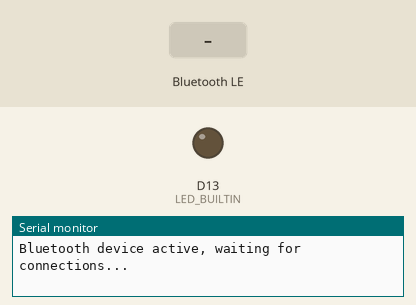
Simulated run of this sketch. Board: Arduino Nano 33 IoT. Parts: output pins drawn as LEDs (lit = HIGH), the last lines printed to the serial monitor. The test bench sets the inputs (shaded band). Nothing arrives over Bluetooth unless stated; a phone connects over Bluetooth LE 3 s after start.

Above: at 0.1 s.
At 4.0 s:
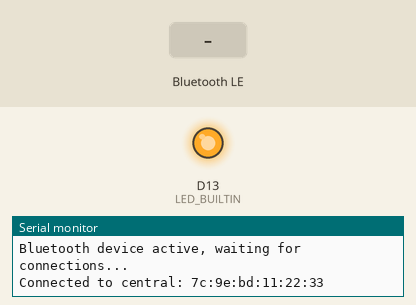
4.1 s: Bluetooth LE write "1" received
Timing chart, 0 to 7.1 s (numbered marks = the images above; inputs shaded):
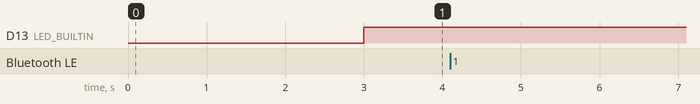

The sketch:

ArduinoBLE_test05.ino
```cpp
#include <ArduinoBLE.h>

BLEService UARTService("6E400001-B5A3-F393-E0A9-E50E24DCCA9E");
BLECharacteristic UARTCharRx("6E400002-B5A3-F393-E0A9-E50E24DCCA9E", BLEWrite, 128);
BLECharacteristic UARTCharTx("6E400003-B5A3-F393-E0A9-E50E24DCCA9E", BLERead | BLENotify, 128);
char bleStrBuffer[128];
int bufPos = 0;

bool firstTimeConnected = true;

void onMessage() {
  Serial.print("RX = ");
  Serial.println(bleStrBuffer);
}

void setup() {
  Serial.begin(9600);
  while (!Serial);

  pinMode(LED_BUILTIN, OUTPUT);
  if (!BLE.begin()) {
    Serial.println("starting BLE failed!");
    while (1);
  }

  BLE.setLocalName("TheIoTeamGlass");
  BLE.setAdvertisedService(UARTService);
  UARTService.addCharacteristic(UARTCharRx);
  UARTService.addCharacteristic(UARTCharTx);
  BLE.addService(UARTService);

  BLE.advertise();
  Serial.println("Bluetooth device active, waiting for connections...");
}

void loop() {
  BLEDevice central = BLE.central();

  if (central) {
    if (firstTimeConnected) {
      firstTimeConnected = false;
      Serial.print("Connected to central: ");
      Serial.println(central.address());
    }

    digitalWrite(LED_BUILTIN, HIGH);

    while (central.connected()) {
//      Serial.println("Looping ...");
      bool hasWritten = UARTCharRx.written();

//      Serial.print("Written = ");
//      Serial.println(hasWritten);

      if (hasWritten) {
        if (((char*)UARTCharRx.value())[UARTCharRx.valueLength() - 1] == '\n') {
          Serial.print("bufPos = ");
          Serial.println(bufPos);

          strncpy(&(bleStrBuffer[bufPos]), (char*)UARTCharRx.value(), UARTCharRx.valueLength() - 1);

          onMessage();

          // reset buffer
          memset(bleStrBuffer, 0, sizeof(char) * 128);
          bufPos = 0;
        }
        else {
          Serial.print("bufPos = ");
          Serial.println(bufPos);

          strncpy(&(bleStrBuffer[bufPos]), (char*)UARTCharRx.value(), UARTCharRx.valueLength());
          bufPos += UARTCharRx.valueLength();
        }
      }
      delay(200);
    }
  }
  else {
    firstTimeConnected = true;
  }

  digitalWrite(LED_BUILTIN, LOW);
}
```
